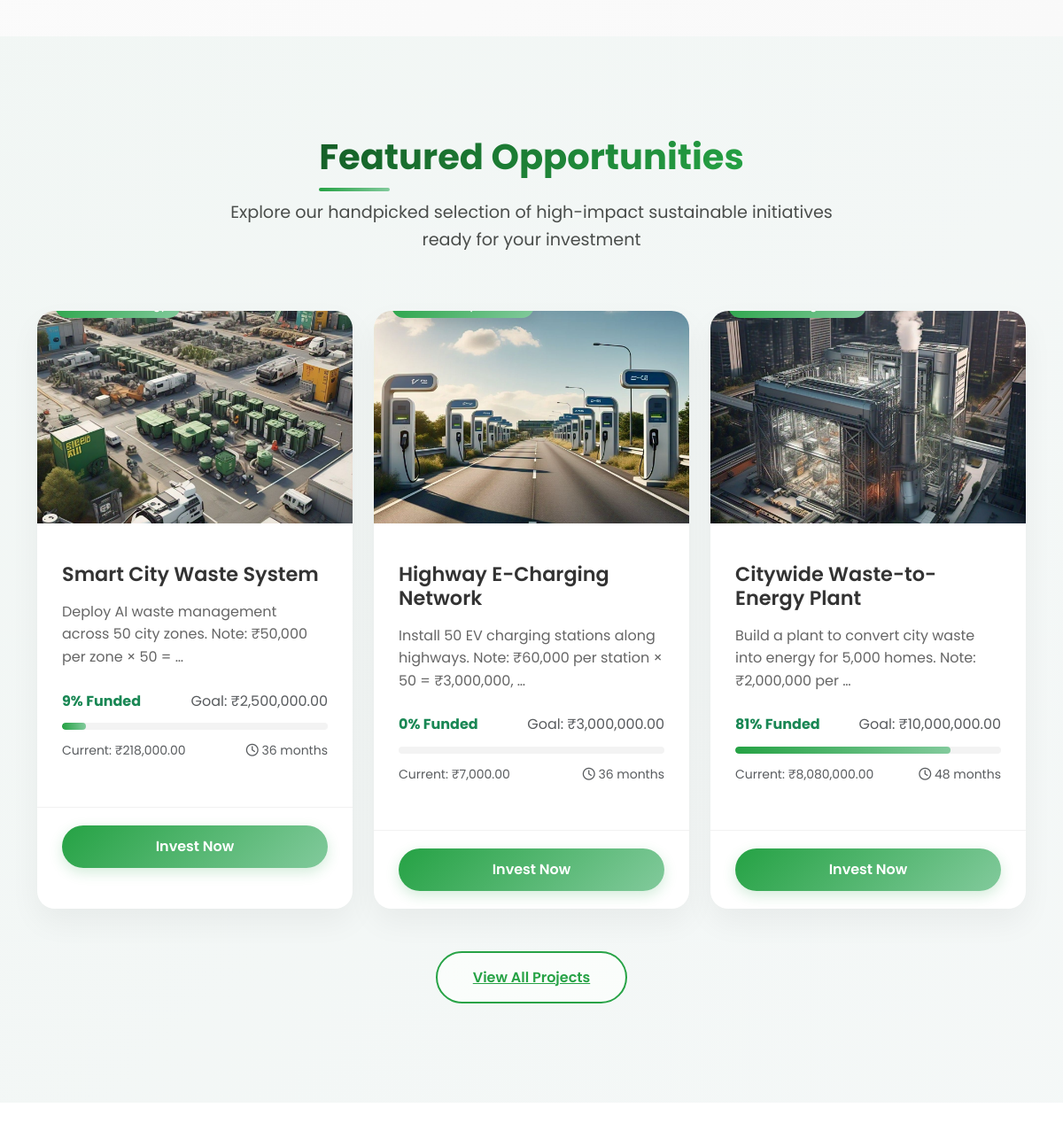
The app's page / (middle part), older data.
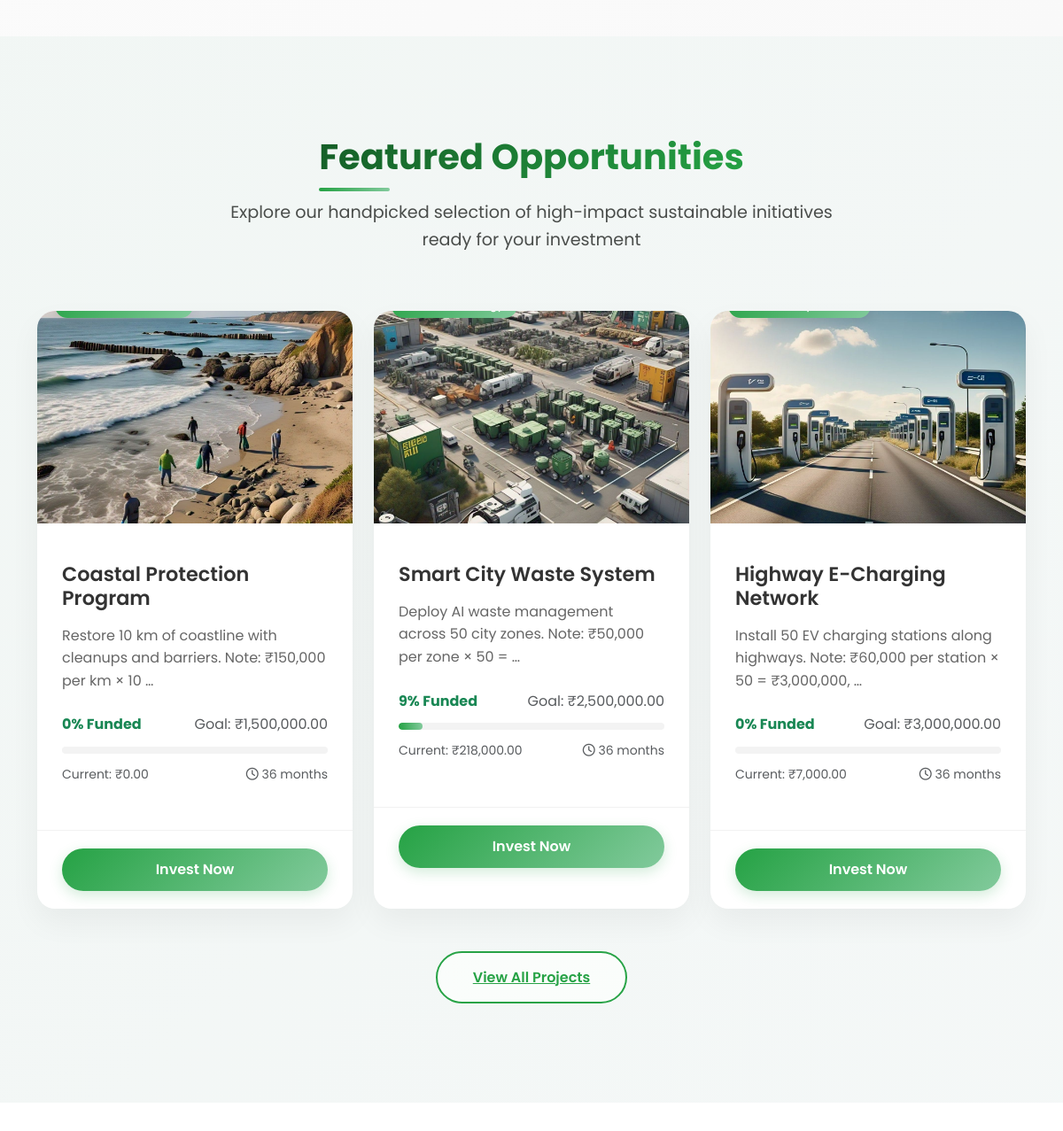
The same page, newer data.
### initiatives/models.py (models this page shows, shortened)
class Initiative(models.Model):
    STATUS_CHOICES = [
        ('draft', 'Draft'),
        ('active', 'Active'),
        ('funded', 'Funded'),
        ('completed', 'Completed'),
        ('cancelled', 'Cancelled')
    ]
    LOCATION_CHOICES = [
        ('Andhra Pradesh', 'Andhra Pradesh'),
        ('Arunachal Pradesh', 'Arunachal Pradesh'),
        ('Assam', 'Assam'),
        ('Bihar', 'Bihar'),
        ('Chhattisgarh', 'Chhattisgarh'),
        ('Goa', 'Goa'),
        ('Gujarat', 'Gujarat'),
        ('Haryana', 'Haryana'),
        ('Himachal Pradesh', 'Himachal Pradesh'),
        ('Jharkhand', 'Jharkhand'),
        ('Karnataka', 'Karnataka'),
        ('Kerala', 'Kerala'),
        ('Madhya Pradesh', 'Madhya Pradesh'),
        ('Maharashtra', 'Maharashtra'),
        ('Manipur', 'Manipur'),
        ('Meghalaya', 'Meghalaya'),
        ('Mizoram', 'Mizoram'),
        ('Nagaland', 'Nagaland'),
        ('Odisha', 'Odisha'),
        ('Punjab', 'Punjab'),
        ('Rajasthan', 'Rajasthan'),
        ('Sikkim', 'Sikkim'),
        ('Tamil Nadu', 'Tamil Nadu'),
        ('Telangana', 'Telangana'),
        ('Tripura', 'Tripura'),
        ('Uttar Pradesh', 'Uttar Pradesh'),
        ('Uttarakhand', 'Uttarakhand'),
        ('West Bengal', 'West Bengal')
    ]
    TECHNOLOGY_CHOICES = [
        ('Solar', 'Solar'),
        ('Wind', 'Wind'),
        ('Hydro', 'Hydro'),
        ('Organic', 'Organic'),
        ('Mechanical', 'Mechanical'),
        ('Chemical', 'Chemical'),
        ('Biofuel', 'Biofuel'),
        ('EV', 'EV'),
        ('Manual', 'Manual'),
        ('AI', 'AI')
    ]
    RISK_CHOICES = [
        ('low', 'Low Risk'),
        ('medium', 'Medium Risk'),
        ('high', 'High Risk')
    ]
    title = models.CharField(max_length=200)
    description = models.TextField()
    categories = models.ManyToManyField(Category, related_name='initiatives')
    image = models.ImageField(upload_to='initiatives/', null=True, blank=True)
    status = models.CharField(max_length=20, choices=STATUS_CHOICES, default='draft')
    location = models.CharField(max_length=100, choices=LOCATION_CHOICES, default='Karnataka')
    technology_type = models.CharField(max_length=20, choices=TECHNOLOGY_CHOICES, default='Manual')
    goal_amount = models.DecimalField(max_digits=12, decimal_places=2)
    current_amount = models.DecimalField(max_digits=12, decimal_places=2, default=0)
    created_at = models.DateTimeField(auto_now_add=True)
    updated_at = models.DateTimeField(auto_now=True)
    risk_level = models.CharField(max_length=20, choices=RISK_CHOICES, default='medium')
    duration_months = models.IntegerField(default=12)
    min_investment = models.DecimalField(max_digits=10, decimal_places=2, default=1000)
    max_investment = models.DecimalField(max_digits=12, decimal_places=2, null=True, blank=True)
    roi_estimate = models.DecimalField(max_digits=5, decimal_places=2, default=0)
    carbon_reduction_per_investment = models.FloatField(default=0)
    energy_savings_per_investment = models.FloatField(default=0)
    water_savings_per_investment = models.FloatField(default=0)
    carbon_impact = models.FloatField(default=0)  # CO2 reduction in kg
    energy_impact = models.FloatField(default=0)  # Energy saved in kWh
    water_impact = models.FloatField(default=0)   # Water saved in liters
    project_scale = models.IntegerField(
        choices=[
            (1, 'Small'),
            (2, 'Medium'),
            (3, 'Large'),
            (4, 'Very Large'),
            (5, 'Enterprise')
        ],
        default=3
    )
    class Meta:
        ordering = ['-created_at']

### core/views.py (the view)
# urls.py: path('', views.landing, name='landing_page'),
def landing(request):
    featured_initiatives = Initiative.objects.filter(status='active')[:3]
    return render(request, 'core/landing.html', {
        'featured_initiatives': featured_initiatives,
    })

### core/templates/core/landing.html (shortened to what this page needs)
{% extends 'core/base.html' %}
{% load static %}
{% load django_bootstrap5 %}
{% load humanize %}
{% block content %}
<section class="how-it-works">
</section>
<section class="featured-section">
    <div class="container">
        <div class="text-center mb-5">
            <h2 class="section-title">Featured Opportunities</h2>
            <p class="section-subtitle">Explore our handpicked selection of high-impact sustainable initiatives ready for your investment</p>
        </div>
        <div class="row g-4">
            {% for initiative in featured_initiatives %}
                <div class="col-lg-4 mb-4">
                    <div class="project-card fade-in-up" style="animation-delay: {{ forloop.counter|add:'2' }}00ms;">
                        {% if initiative.image %}
                            <img src="{{ initiative.image.url }}" class="card-img-top" alt="{{ initiative.title }}">
                        {% else %}
                            <img src="https://source.unsplash.com/random/600x400/?{{ initiative.categories.first.name|lower }},sustainability" class="card-img-top" alt="{{ initiative.title }}">
                        {% endif %}
                        <div class="category-badges">
                            {% for category in initiative.categories.all|slice:":2" %}
                                <span class="badge badge-success">{{ category.name }}</span>
                            {% endfor %}
                        </div>
                        <div class="card-body">
                            <h4 class="card-title">{{ initiative.title }}</h4>
                            <p class="card-text">{{ initiative.description|truncatewords:15 }}</p>
                            <div class="funding-progress">
                                <div class="d-flex justify-content-between">
                                    <span class="text-success fw-bold">
                                        {% widthratio initiative.current_amount initiative.goal_amount 100|floatformat:0 %}% Funded
                                    </span>
                                    <span class="text-muted">Goal: ₹{{ initiative.goal_amount|intcomma }}</span>
                                </div>
                                <div class="progress">
                                    <div class="progress-bar" role="progressbar"
                                         style="width: {% widthratio initiative.current_amount initiative.goal_amount 100 %}%"></div>
                                </div>
                                <div class="d-flex justify-content-between mt-2">
                                    <span class="text-muted small">Current: ₹{{ initiative.current_amount|intcomma }}</span>
                                    <span class="text-muted small">
                                        <i class="far fa-clock"></i>
                                        {% if initiative.duration_months %}{{ initiative.duration_months }} months{% else %}Ongoing{% endif %}
                                    </span>
                                </div>
                            </div>
                        </div>
                        <div class="card-footer">
                            <a href="{% url 'invest_initiative' initiative.id %}" class="btn btn-invest w-100">Invest Now</a>
                        </div>
                    </div>
                </div>
            {% endfor %}
        </div>
        <div class="text-center">
            <a href="{% url 'initiative_list' %}" class="view-all-btn">View All Projects</a>
        </div>
    </div>
</section>
<section class="impact-section">
</section>
{% endblock %}

### core/templates/core/base.html (shortened to what this page needs)
<!DOCTYPE html>
<html lang="en">
<head>
    {% load static %}
    {% load django_bootstrap5 %}
    <link href="https://cdn.jsdelivr.net/npm/bootstrap@5.3.0-alpha1/dist/css/bootstrap.min.css" rel="stylesheet">
    <link rel="stylesheet" href="https://cdnjs.cloudflare.com/ajax/libs/font-awesome/6.0.0/css/all.min.css">
    <link rel="stylesheet" href="{% static 'css/style.css' %}">
</head>
<body>
    <div>
        {% block content %}
        {% endblock %}
    </div>
</body>
</html>

### static/css/style.css (style rules this page uses)
:root { --primary-color: #2ecc71; --primary-dark: #27ae60; --secondary-color: #20c997; --accent-color: #F0F8FF; --dark-color: #2c3e50; --light-color: #f8f9fa; --transition-cubic: cubic-bezier(0.4, 0, 0.2, 1); }
body { font-family: 'Poppins', 'Inter', 'Segoe UI', system-ui, -apple-system, sans-serif; color: var(--dark-color); line-height: 1.6; }
.btn { padding: 0.75rem 1.5rem; font-weight: 600; border-radius: 8px; transition: all 0.3s var(--transition-cubic); }
.project-card { border: none; border-radius: 10px; overflow: hidden; box-shadow: 0 5px 15px rgba(0, 0, 0, 0.1); transition: transform 0.3s; }
.card-img-top { height: 200px; width: 100%; object-fit: cover; }
.badge { padding: 0.5em 1em; border-radius: 6px; font-weight: 500; }

Row changes from the older to the newer data that the page shows:
no longer on this page (row unchanged): Initiative: image (picture), title "Citywide Waste-to-Energy Plant", description "Build a plant to convert city waste into energy for 5,000 homes. Note: ₹2,000,000 per …", current_amount+goal_amount "81", goal_amount "10,000,000.00", current_amount "8,080,000.00", duration_months "48"
now on this page (row edited): Initiative: image (picture), title "Coastal Protection Program", description "Restore 10 km of coastline with cleanups and barriers. Note: ₹150,000 per km × 10 …", current_amount+goal_amount "0", goal_amount "1,500,000.00", current_amount "0.00", duration_months "36"
